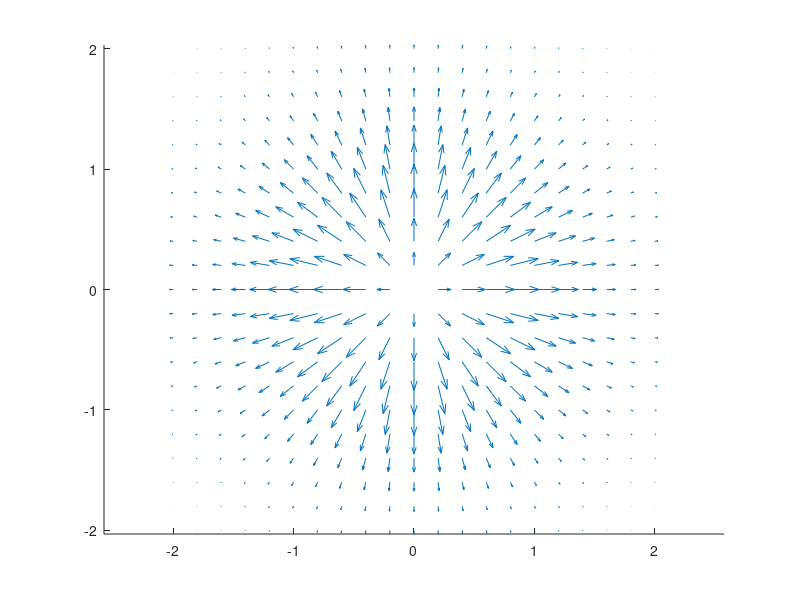

This chart was generated by the following MATLAB code:
figure
[X,Y] = meshgrid(-2:.2:2);
Z = -exp(-X.^2 - Y.^2);
[DX,DY] = gradient(Z,.4,.4);
%contour(X,Y,Z)
hold on
quiver(X,Y,DX,DY)
colormap hsv
hold off
axis equal
